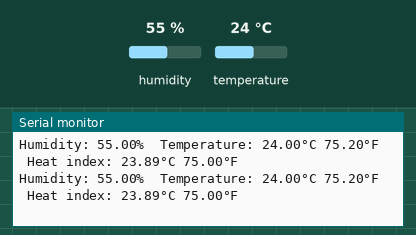
Bench run of a sketch on a simulated Arduino Uno, built with avr-gcc and run on an emulated ATmega328P. Parts: the last lines printed to the serial monitor. Inputs (shaded band) come from the test bench; at power-on: humidity 55 %, temperature 24 °C. Random numbers use the default seed unless the sketch sets one.

Above: at 10.8 s.
10.9 s: humidity set to 40 %
At 13.5 s:
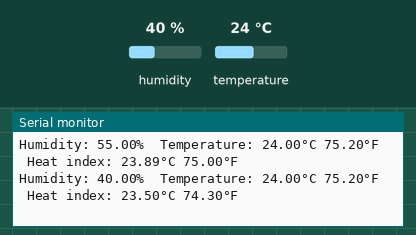
13.9 s: temperature set to 10 °C
At 15.3 s:
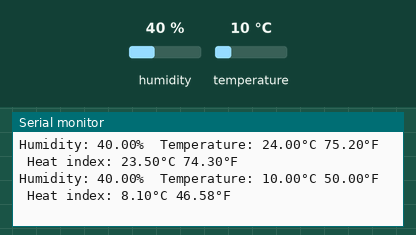
Timing chart, 0 to 16.9 s (numbered marks = the images above; inputs shaded):
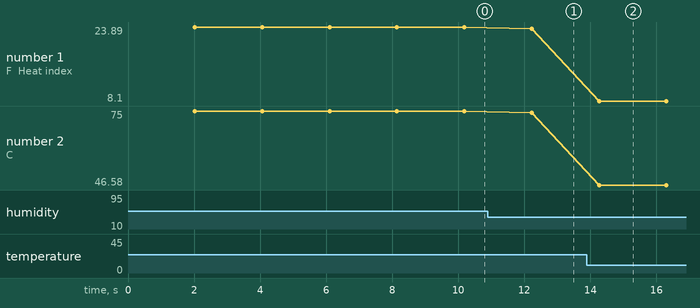

Measured:
- after the input at 10.9 s, the serial monitor: prints a new line after 1.3 s (image 1)
- after the input at 13.9 s, the serial monitor: prints a new line after 0.37 s (image 2)
- plotted number 1: 23.89 → 23.5 after the input at 10.9 s, 23.5 → 8.1 after the input at 13.9 s
- plotted number 2: 75 → 74.3 after the input at 10.9 s, 74.3 → 46.58 after the input at 13.9 s

The sketch:

ps6.ino
```cpp
#include <DHT.h>
#define DHTPIN 2     // Digital pin connected to the DHT sensor

// Uncomment whatever type you're using!
#define DHTTYPE DHT11   // DHT 11
//#define DHTTYPE DHT22   // DHT 22  (AM2302), AM2321
//#define DHTTYPE DHT21   // DHT 21 (AM2301)

DHT dht(DHTPIN, DHTTYPE);
void setup() {
  Serial.begin(9600);
  Serial.println(F("DHTxx test!"));
  dht.begin();
}
void loop() {
  delay(2000);
  float h = dht.readHumidity();
  float t = dht.readTemperature();
  float f = dht.readTemperature(true);
  if (isnan(h) || isnan(t) || isnan(f)) {
    Serial.println(F("Failed to read from DHT sensor!"));
    return;
  }
  float hif = dht.computeHeatIndex(f, h);
  float hic = dht.computeHeatIndex(t, h, false);
  Serial.print(F("Humidity: "));
  Serial.print(h);
  Serial.print(F("%  Temperature: "));
  Serial.print(t);
  Serial.print(F("°C "));
  Serial.print(f);
  Serial.print(F("°F  Heat index: "));
  Serial.print(hic);
  Serial.print(F("°C "));
  Serial.print(hif);
  Serial.println(F("°F"));
}
```

mastermind.cpp
```cpp
#include "mastermind.h"
#include <Arduino.h>
#include <Wire.h>
#include <lcd_wrapper.h>

#define RED1 7
#define BLUE1 6
#define RED2 9
#define BLUE2 8
#define RED3 13
#define BLUE3 12
#define RED4 11
#define BLUE4 10

#define BUTTON1 A0
#define BUTTON2 2
#define BUTTON3 3
#define BUTTON4 4
#define ENTER 5

LiquidCrystal_I2C lcd(0x27, 16, 2);

char *generate_code(bool repeat, int length) {
    if (length < 1 || (!repeat && length > 10)) {
        return NULL;
    }

    char *code = new char[length + 1];
    code[length] = '\0';

    char numbers[] = "0123456789";

    for (int i = 0; i < length; i++) {
        int idx = random(10);
        if (!repeat) {
            while (true) {
                idx = random(10);
                int a;
                for (a = 0; a < length; a++) {
                    if (code[a] == numbers[idx]) {
                        break;
                    }
                }
                if (a == length) {
                    code[i] = numbers[idx];
                    break;
                }
            }
        } else {
            code[i] = numbers[idx];
        }
    }

    return code;
}

void get_score(char *secret, char *guess, int *peg_a, int *peg_b) {
    *peg_a = 0;
    *peg_b = 0;

    for (int i = 0; i < strlen(secret); i++) {
        int red = 0;
        int blue = 0;
        for (int idx = 0; idx < strlen(guess); idx++) {
            if (i == idx && secret[i] == guess[idx]) {
                red++;
                continue;
            }
            if (secret[i] == guess[idx]) {
                blue++;
            }
        }
        if (red != 0) {
            *peg_a = *peg_a + 1;
        } else if (blue != 0) {
            *peg_b = *peg_b + 1;
        }
    }
}

void turn_off_leds() {
    digitalWrite(RED1, LOW);
    digitalWrite(RED2, LOW);
    digitalWrite(RED3, LOW);
    digitalWrite(RED4, LOW);
    digitalWrite(BLUE1, LOW);
    digitalWrite(BLUE2, LOW);
    digitalWrite(BLUE3, LOW);
    digitalWrite(BLUE4, LOW);
}

void render_leds(const int peg_a, const int peg_b) {
  if( peg_a == 1 ){
    digitalWrite(RED1, HIGH);
  }
  else if( peg_a == 2 ){
    digitalWrite(RED1, HIGH);
    digitalWrite(RED2, HIGH);
  }
  else if( peg_a == 3 ){
    digitalWrite(RED1, HIGH);
    digitalWrite(RED2, HIGH);
    digitalWrite(RED3, HIGH);
  }
  else if( peg_a == 4 ){
    digitalWrite(RED1, HIGH);
    digitalWrite(RED2, HIGH);
    digitalWrite(RED3, HIGH);
    digitalWrite(RED4, HIGH);
  }


  if( peg_b == 1 ){
    digitalWrite(BLUE1, HIGH);
  }
  else if( peg_b == 2 ){
    digitalWrite(BLUE1, HIGH);
    digitalWrite(BLUE2, HIGH);
  }
  else if( peg_b == 3 ){
    digitalWrite(BLUE1, HIGH);
    digitalWrite(BLUE2, HIGH);
    digitalWrite(BLUE3, HIGH);
  }
  else if( peg_b == 4 ){
    digitalWrite(BLUE1, HIGH);
    digitalWrite(BLUE2, HIGH);
    digitalWrite(BLUE3, HIGH);
    digitalWrite(BLUE4, HIGH);
  }
}

void render_history(char *secret, char **history, const int entry) {
  lcd.setCursor(0, 0);
  lcd.print("             ");
  lcd.setCursor(0, 0);
  if( entry < 9 ){
    lcd.print("0");
  }
  lcd.print(entry+1);
  lcd.print(": ");
  lcd.setCursor(4, 0);
  lcd.print( history[entry] );


  lcd.setCursor(8, 0);
  lcd.print("       ");
  lcd.setCursor(9, 0);

  int red;
  int blue;
  get_score(secret, history[entry], &red, &blue);
  lcd.print(red);
  lcd.print("A");
  lcd.print(blue);
  lcd.setCursor(12, 0);
  lcd.print("   ");
  lcd.setCursor(12, 0);
  lcd.print("B   ");

}

void play_game(char *secret) {

  lcd.setCursor(6, 0);
  lcd.print("Game");
  lcd.setCursor(3, 1);
  lcd.print("Mastermind");
  delay(2000);
  lcd.clear();

  char* history[10];

 for( int move = 1; move < 11; move++ ){
  char my_numbers[] = "0000";
  while( digitalRead(ENTER) != HIGH ){
    if( digitalRead(BUTTON1) == HIGH ){

      int mv_hist = move-1;
      int steps = 0;
      while( digitalRead(BUTTON1) == HIGH ){
        if( digitalRead(BUTTON2) == HIGH && mv_hist > 1){
          mv_hist--;
          render_history( secret, history, mv_hist-1 );

          int red, blue;
          get_score( secret, history[mv_hist-1], &red, &blue );
          render_leds( red, blue );
          delay(1000);
          turn_off_leds();

          steps++;
          while (digitalRead(BUTTON2) == HIGH) {
            delay(10);
          }
        }

        if( digitalRead(BUTTON3) == HIGH && mv_hist < move-1){
          mv_hist++;
          render_history( secret, history, mv_hist-1 );

          int red, blue;
          get_score( secret, history[mv_hist-1], &red, &blue );
          render_leds( red, blue );
          delay(1000);
          turn_off_leds();

          steps++;
          while (digitalRead(BUTTON3) == HIGH) {
            delay(10);
          }
        }

      }
      if( steps != 0 ){
        continue;
      }

      if( my_numbers[0] == '9' ){
        my_numbers[0] = '0';
      }
      else{
       my_numbers[0] = my_numbers[0] + 1;
      }
      while (digitalRead(BUTTON1) == HIGH) {
       delay(10);
      }
    }


    if( digitalRead(BUTTON2) == HIGH ){
      if( my_numbers[1] == '9' ){
        my_numbers[1] = '0';
      }
      else{
       my_numbers[1] = my_numbers[1] + 1;
      }
      while (digitalRead(BUTTON2) == HIGH) {
       delay(10);
      }
    }


    if( digitalRead(BUTTON3) == HIGH ){
      if( my_numbers[2] == '9' ){
        my_numbers[2] = '0';
      }
      else{
       my_numbers[2] = my_numbers[2] + 1;
      }
      while (digitalRead(BUTTON3) == HIGH) {
       delay(10);
      }
    }


    if( digitalRead(BUTTON4) == HIGH ){
      if( my_numbers[3] == '9' ){
        my_numbers[3] = '0';
      }
      else{
       my_numbers[3] = my_numbers[3] + 1;
      }
      while (digitalRead(BUTTON4) == HIGH) {
       delay(10);
      }
    }


    lcd.setCursor(0, 1);
    lcd.print("Your num:");
    lcd.setCursor( 10, 1);
    for( int idx = 0; idx < 4; idx++ ){
      lcd.print(my_numbers[idx]);
    }
  }

  strcpy(history[move - 1], my_numbers);
  char *step = my_numbers;
  int red, blue;
  get_score( secret, step, &red, &blue );
  render_leds( red, blue );
  delay(1000);
  turn_off_leds();
  render_history( secret, history, move-1);


  if( red == 4 ){
    lcd.setCursor( 0, 1);
    lcd.print("   You win!!! ");
    for( int a = 0; a < 5; a++ ){
      render_leds( red, blue );
      delay(500);
      turn_off_leds();
      delay(500);
    }
    return;
  }

 }

  lcd.setCursor(0, 1);
  lcd.print("Loos.Secret=");
  lcd.print(secret);
  delay(5000);
  lcd.clear();

}

void set() {
  pinMode(RED1, OUTPUT);
  pinMode(BLUE1, OUTPUT);
  pinMode(RED2, OUTPUT);
  pinMode(BLUE2, OUTPUT);
  pinMode(RED3, OUTPUT);
  pinMode(BLUE3, OUTPUT);
  pinMode(RED4, OUTPUT);
  pinMode(BLUE4, OUTPUT);

  lcd.init();
  lcd.backlight();
}
```

mastermind.h
```cpp
#ifndef MASTERMIND_H
#define MASTERMIND_H

char *generate_code(bool repeat, int length);
void get_score(char *secret, char *guess, int *peg_a, int *peg_b);
void turn_off_leds();
void render_leds(const int peg_a, const int peg_b);
void play_game(char *secret);
void set();


#endif // MASTERMIND_H
```

lcd_wrapper.cpp
```cpp
#include "lcd_wrapper.h"
```

lcd_wrapper.h
```cpp
#ifndef LCD_WRAPPER_H
#define LCD_WRAPPER_H

#include <LiquidCrystal_I2C.h>

#endif // LCD_WRAPPER_H
```
